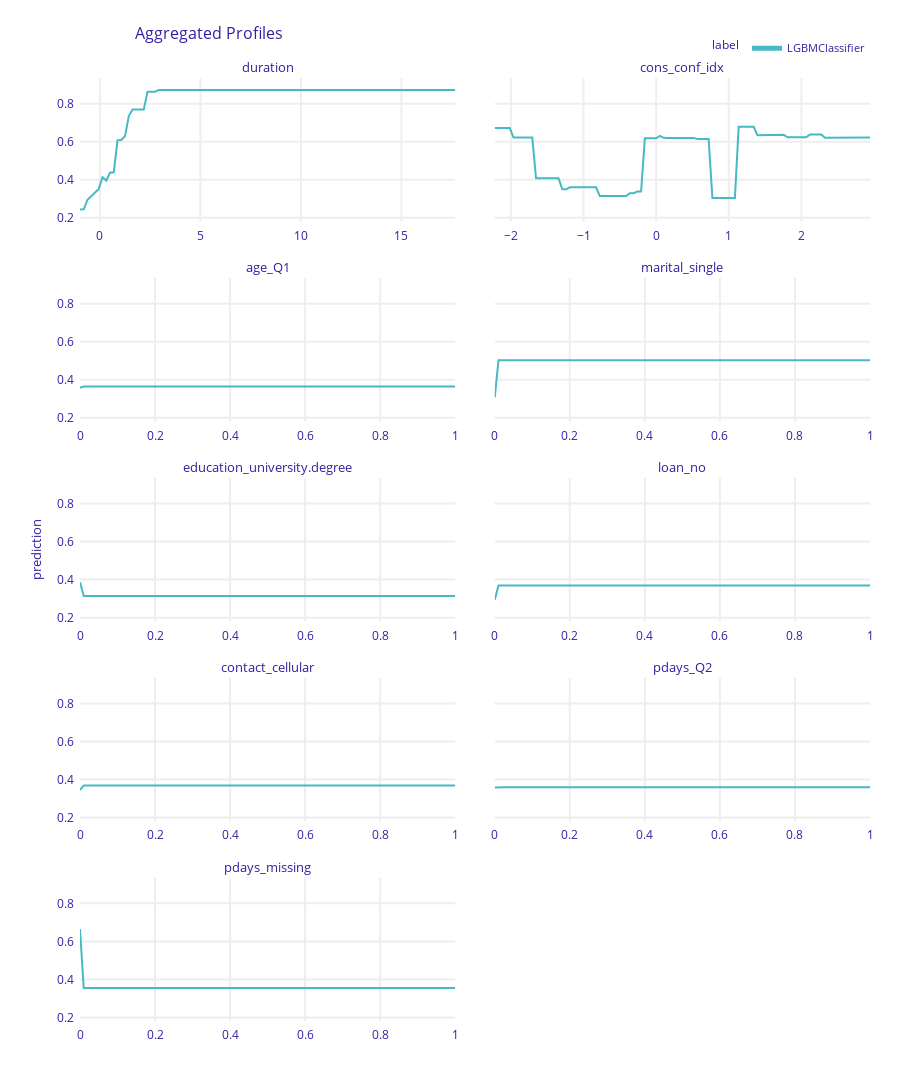

Source (notebook cell):
### Code cell
lgb_exp.model_profile().plot()
